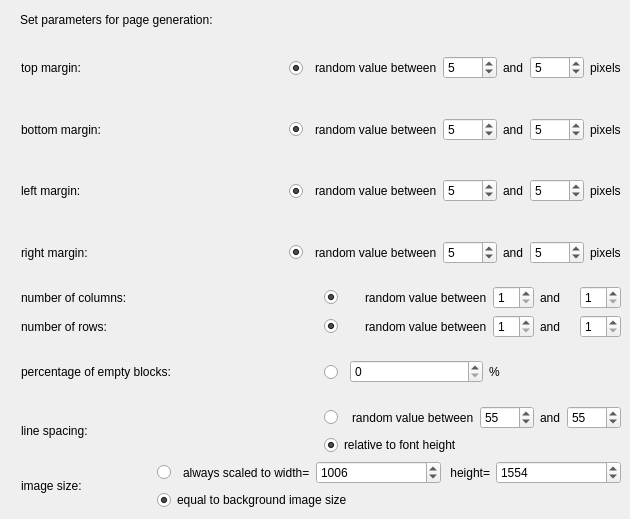
  <widget class="QWizardPage" name="PageParams">
   <property name="subTitle">
    <string>DocCreator</string>
   </property>
   <widget class="QLabel" name="label_2">
    <property name="geometry">
     <rect>
      <x>20</x>
      <y>10</y>
      <width>251</width>
      <height>20</height>
     </rect>
    </property>
    <property name="text">
     <string>Set parameters for page generation:</string>
    </property>
   </widget>
   <widget class="QWidget" name="layoutWidget_6">
    <property name="geometry">
     <rect>
      <x>21</x>
      <y>40</y>
      <width>600</width>
      <height>470</height>
     </rect>
    </property>
    <layout class="QVBoxLayout" name="vLayout_6">
     <item>
      <layout class="QHBoxLayout" name="horizontalLayout_6">
       <item>
        <widget class="QLabel" name="label_marginTop">
         <property name="text">
          <string>top margin:</string>
         </property>
        </widget>
       </item>
       <item>
        <layout class="QHBoxLayout" name="hLayout_5">
         <item>
          <widget class="QRadioButton" name="radioButton_marginTop">
           <property name="minimumSize">
            <size>
             <width>20</width>
             <height>20</height>
            </size>
           </property>
           <property name="text">
            <string/>
           </property>
           <property name="checked">
            <bool>true</bool>
           </property>
           <attribute name="buttonGroup">
            <string notr="true">buttonGroupParamsTopMargin</string>
           </attribute>
          </widget>
         </item>
         <item>
          <widget class="QLabel" name="label_marginTopBetween">
           <property name="text">
            <string>random value between</string>
           </property>
          </widget>
         </item>
         <item>
          <widget class="QSpinBox" name="spinBox_marginTopMin">
           <property name="maximum">
            <number>9000</number>
           </property>
           <property name="value">
            <number>5</number>
           </property>
          </widget>
         </item>
         <item>
          <widget class="QLabel" name="label_marginTopAnd">
           <property name="text">
            <string>and</string>
           </property>
          </widget>
         </item>
         <item>
          <widget class="QSpinBox" name="spinBox_marginTopMax">
           <property name="maximum">
            <number>9000</number>
           </property>
           <property name="value">
            <number>5</number>
           </property>
          </widget>
         </item>
         <item>
          <widget class="QLabel" name="label_27">
           <property name="text">
            <string>pixels</string>
           </property>
          </widget>
         </item>
        </layout>
       </item>
      </layout>
     </item>
     <item>
      <layout class="QHBoxLayout" name="horizontalLayout_7">
       <item>
        <widget class="QLabel" name="label_marginBottom">
         <property name="text">
          <string>bottom margin:</string>
         </property>
        </widget>
       </item>
       <item>
        <layout class="QHBoxLayout" name="hLayout_7">
         <item>
          <widget class="QRadioButton" name="radioButton_marginBottom">
           <property name="minimumSize">
            <size>
             <width>20</width>
             <height>20</height>
            </size>
           </property>
           <property name="text">
            <string/>
           </property>
           <property name="checked">
            <bool>true</bool>
           </property>
           <attribute name="buttonGroup">
            <string notr="true">buttonGroupParamsBottomMargin</string>
           </attribute>
          </widget>
         </item>
         <item>
          <widget class="QLabel" name="label_marginBottomBetween">
           <property name="text">
            <string>random value between</string>
           </property>
          </widget>
         </item>
         <item>
          <widget class="QSpinBox" name="spinBox_marginBottomMin">
           <property name="maximum">
            <number>9000</number>
           </property>
           <property name="value">
            <number>5</number>
           </property>
          </widget>
         </item>
         <item>
          <widget class="QLabel" name="label_marginBottomAnd">
           <property name="text">
            <string>and</string>
           </property>
          </widget>
         </item>
         <item>
          <widget class="QSpinBox" name="spinBox_marginBottomMax">
           <property name="maximum">
            <number>9000</number>
           </property>
           <property name="value">
            <number>5</number>
           </property>
          </widget>
         </item>
         <item>
          <widget class="QLabel" name="label_28">
           <property name="text">
            <string>pixels</string>
           </property>
          </widget>
         </item>
        </layout>
       </item>
      </layout>
     </item>
     <item>
      <layout class="QHBoxLayout" name="horizontalLayout_8">
       <item>
        <widget class="QLabel" name="label_marginLeft">
         <property name="text">
          <string>left margin:</string>
         </property>
        </widget>
       </item>
       <item>
        <layout class="QHBoxLayout" name="hl1">
         <item>
          <widget class="QRadioButton" name="radioButton_marginLeft">
           <property name="minimumSize">
            <size>
             <width>20</width>
             <height>20</height>
            </size>
           </property>
           <property name="text">
            <string/>
           </property>
           <property name="checked">
            <bool>true</bool>
           </property>
           <attribute name="buttonGroup">
            <string notr="true">buttonGroupParamsLeftMargin</string>
           </attribute>
          </widget>
         </item>
         <item>
          <widget class="QLabel" name="label_marginLeftBetween">
           <property name="text">
            <string>random value between</string>
           </property>
          </widget>
         </item>
         <item>
          <widget class="QSpinBox" name="spinBox_marginLeftMin">
           <property name="maximum">
            <number>9000</number>
           </property>
           <property name="value">
            <number>5</number>
           </property>
          </widget>
         </item>
         <item>
          <widget class="QLabel" name="label_marginLeftAnd">
           <property name="text">
            <string>and</string>
           </property>
          </widget>
         </item>
         <item>
          <widget class="QSpinBox" name="spinBox_marginLeftMax">
           <property name="maximum">
            <number>9000</number>
           </property>
           <property name="value">
            <number>5</number>
           </property>
          </widget>
         </item>
         <item>
          <widget class="QLabel" name="label_29">
           <property name="text">
            <string>pixels</string>
           </property>
          </widget>
         </item>
        </layout>
       </item>
      </layout>
     </item>
     <item>
      <layout class="QHBoxLayout" name="horizontalLayout_9">
       <item>
        <widget class="QLabel" name="label_marginRight">
         <property name="text">
          <string>right margin:</string>
         </property>
        </widget>
       </item>
       <item>
        <layout class="QHBoxLayout" name="hLayout_8">
         <item>
          <widget class="QRadioButton" name="radioButton_marginRight">
           <property name="minimumSize">
            <size>
             <width>20</width>
             <height>20</height>
            </size>
           </property>
           <property name="text">
            <string/>
           </property>
           <property name="checked">
            <bool>true</bool>
           </property>
           <attribute name="buttonGroup">
            <string notr="true">buttonGroupParamsRightMargin</string>
           </attribute>
          </widget>
         </item>
         <item>
          <widget class="QLabel" name="label_marginRightBetween">
           <property name="text">
            <string>random value between</string>
           </property>
          </widget>
         </item>
         <item>
          <widget class="QSpinBox" name="spinBox_marginRightMin">
           <property name="maximum">
            <number>9000</number>
           </property>
           <property name="value">
            <number>5</number>
           </property>
          </widget>
         </item>
         <item>
          <widget class="QLabel" name="label_marginRightAnd">
           <property name="text">
            <string>and</string>
           </property>
          </widget>
         </item>
         <item>
          <widget class="QSpinBox" name="spinBox_marginRightMax">
           <property name="maximum">
            <number>9000</number>
           </property>
           <property name="value">
            <number>5</number>
           </property>
          </widget>
         </item>
         <item>
          <widget class="QLabel" name="label_30">
           <property name="text">
            <string>pixels</string>
           </property>
          </widget>
         </item>
        </layout>
       </item>
      </layout>
     </item>
     <item>
      <layout class="QHBoxLayout" name="horizontalLayout_10">
       <item>
        <widget class="QLabel" name="label_blockX">
         <property name="text">
          <string>number of columns:</string>
         </property>
        </widget>
       </item>
       <item>
        <layout class="QHBoxLayout" name="hLayout_6">
         <item>
          <widget class="QRadioButton" name="radioButton_blockX">
           <property name="minimumSize">
            <size>
             <width>20</width>
             <height>20</height>
            </size>
           </property>
           <property name="text">
            <string/>
           </property>
           <property name="checked">
            <bool>true</bool>
           </property>
           <attribute name="buttonGroup">
            <string notr="true">buttonGroupParamsBlockX</string>
           </attribute>
          </widget>
         </item>
         <item>
          <widget class="QLabel" name="label_blockXBetween">
           <property name="text">
            <string>random value between</string>
           </property>
          </widget>
         </item>
         <item>
          <widget class="QSpinBox" name="spinBox_blockXMin">
           <property name="minimum">
            <number>1</number>
           </property>
           <property name="maximum">
            <number>10</number>
           </property>
          </widget>
         </item>
         <item>
          <widget class="QLabel" name="label_blockXAnd">
           <property name="text">
            <string>and</string>
           </property>
          </widget>
         </item>
         <item>
          <widget class="QSpinBox" name="spinBox_blockXMax">
           <property name="minimum">
            <number>1</number>
           </property>
           <property name="maximum">
            <number>10</number>
           </property>
           <property name="value">
            <number>1</number>
           </property>
          </widget>
         </item>
        </layout>
       </item>
      </layout>
     </item>
     <item>
      <layout class="QHBoxLayout" name="horizontalLayout_11">
       <item>
        <widget class="QLabel" name="label_blockY">
         <property name="text">
          <string>number of rows:</string>
         </property>
        </widget>
       </item>
       <item>
        <layout class="QHBoxLayout" name="hl2">
         <item>
          <widget class="QRadioButton" name="radioButton_blockY">
           <property name="minimumSize">
            <size>
             <width>20</width>
             <height>20</height>
            </size>
           </property>
           <property name="text">
            <string/>
           </property>
           <property name="checked">
            <bool>true</bool>
           </property>
           <attribute name="buttonGroup">
            <string notr="true">buttonGroupParamsBlockY</string>
           </attribute>
          </widget>
         </item>
         <item>
          <widget class="QLabel" name="label_blockYBetween">
           <property name="text">
            <string>random value between</string>
           </property>
          </widget>
         </item>
         <item>
          <widget class="QSpinBox" name="spinBox_blockYMin">
           <property name="minimum">
            <number>1</number>
           </property>
           <property name="maximum">
            <number>10</number>
           </property>
          </widget>
         </item>
         <item>
          <widget class="QLabel" name="label_blockYAnd">
           <property name="text">
            <string>and</string>
           </property>
          </widget>
         </item>
         <item>
          <widget class="QSpinBox" name="spinBox_blockYMax">
           <property name="minimum">
            <number>1</number>
           </property>
           <property name="maximum">
            <number>10</number>
           </property>
          </widget>
         </item>
        </layout>
       </item>
      </layout>
     </item>
     <item>
      <layout class="QHBoxLayout" name="horizontalLayout_41">
       <item>
        <widget class="QLabel" name="label_percentEmptyBlocks">
         <property name="text">
          <string>percentage of empty blocks: </string>
         </property>
        </widget>
       </item>
       <item>
        <layout class="QHBoxLayout" name="hl21">
         <item>
          <widget class="QRadioButton" name="radioButton_percentEmptyBlocks">
           <property name="sizePolicy">
            <sizepolicy hsizetype="Maximum" vsizetype="Fixed">
             <horstretch>0</horstretch>
             <verstretch>0</verstretch>
            </sizepolicy>
           </property>
           <property name="minimumSize">
            <size>
             <width>20</width>
             <height>20</height>
            </size>
           </property>
           <property name="text">
            <string/>
           </property>
           <property name="checked">
            <bool>true</bool>
           </property>
          </widget>
         </item>
         <item>
          <widget class="QSpinBox" name="spinBox_percentEmptyBlocks">
           <property name="minimum">
            <number>0</number>
           </property>
           <property name="maximum">
            <number>100</number>
           </property>
          </widget>
         </item>
         <item>
          <widget class="QLabel" name="label_31">
           <property name="text">
            <string>%</string>
           </property>
          </widget>
         </item>
        </layout>
       </item>
      </layout>
     </item>
     <item>
      <layout class="QHBoxLayout" name="horizontalLayout_12">
       <item>
        <widget class="QLabel" name="label_lineSpacing">
         <property name="text">
          <string>line spacing:</string>
         </property>
        </widget>
       </item>
       <item>
        <layout class="QVBoxLayout" name="vvLayout_6">
         <item>
          <layout class="QHBoxLayout" name="horizontalLayout_13">
           <item>
            <widget class="QRadioButton" name="radioButton_lineSpacingRandom">
             <property name="minimumSize">
              <size>
               <width>20</width>
               <height>20</height>
              </size>
             </property>
             <property name="text">
              <string/>
             </property>
             <property name="checked">
              <bool>false</bool>
             </property>
             <attribute name="buttonGroup">
              <string notr="true">buttonGroupParamsLineSpacing</string>
             </attribute>
            </widget>
           </item>
           <item>
            <widget class="QLabel" name="label_lineSpacingBetween">
             <property name="text">
              <string>random value between</string>
             </property>
            </widget>
           </item>
           <item>
            <widget class="QSpinBox" name="spinBox_lineSpacingMin">
             <property name="maximum">
              <number>2000</number>
             </property>
             <property name="value">
              <number>55</number>
             </property>
            </widget>
           </item>
           <item>
            <widget class="QLabel" name="label_lineSpacingAnd">
             <property name="text">
              <string>and</string>
             </property>
            </widget>
           </item>
           <item>
            <widget class="QSpinBox" name="spinBox_lineSpacingMax">
             <property name="maximum">
              <number>2000</number>
             </property>
             <property name="value">
              <number>55</number>
             </property>
            </widget>
           </item>
          </layout>
         </item>
         <item>
          <layout class="QHBoxLayout" name="horizontalLayout_14">
           <item>
            <widget class="QRadioButton" name="radioButton_lineSpacingFontHeight">
             <property name="minimumSize">
              <size>
               <width>20</width>
               <height>20</height>
              </size>
             </property>
             <property name="text">
              <string>relative to font height</string>
             </property>
             <property name="checked">
              <bool>true</bool>
             </property>
             <attribute name="buttonGroup">
              <string notr="true">buttonGroupParamsLineSpacing</string>
             </attribute>
            </widget>
           </item>
          </layout>
         </item>
        </layout>
       </item>
      </layout>
     </item>
     <item>
      <layout class="QHBoxLayout" name="hl_12SZ">
       <item>
        <widget class="QLabel" name="label_SZ">
         <property name="text">
          <string>image size:</string>
         </property>
        </widget>
       </item>
       <item>
        <layout class="QVBoxLayout" name="vvLayout_6SZ">
         <item>
          <layout class="QHBoxLayout" name="horizontalLayout_13SZ">
           <item>
            <widget class="QRadioButton" name="radioButton_ImageSizeUniform">
             <property name="minimumSize">
              <size>
               <width>20</width>
               <height>20</height>
              </size>
             </property>
             <property name="text">
              <string/>
             </property>
             <property name="checked">
              <bool>false</bool>
             </property>
             <attribute name="buttonGroup">
              <string notr="true">buttonGroupParamsImageSize</string>
             </attribute>
            </widget>
           </item>
           <item>
            <widget class="QLabel" name="label_ImageSizeBetween">
             <property name="text">
              <string>always scaled to width=</string>
             </property>
            </widget>
           </item>
           <item>
            <widget class="QSpinBox" name="spinBox_ImageSizeWidth">
             <property name="minimumSize">
              <size>
               <width>125</width>
               <height>20</height>
              </size>
             </property>
             <property name="minimum">
              <number>5</number>
             </property>
             <property name="maximum">
              <number>9900</number>
             </property>
             <property name="value">
              <number>1006</number>
             </property>
            </widget>
           </item>
           <item>
            <widget class="QLabel" name="label_ImageSizeAnd">
             <property name="text">
              <string> height=</string>
             </property>
            </widget>
           </item>
           <item>
            <widget class="QSpinBox" name="spinBox_ImageSizeHeight">
             <property name="minimumSize">
              <size>
               <width>125</width>
               <height>20</height>
              </size>
             </property>
             <property name="minimum">
              <number>5</number>
             </property>
             <property name="maximum">
              <number>9900</number>
             </property>
             <property name="value">
              <number>1554</number>
             </property>
            </widget>
           </item>
          </layout>
         </item>
         <item>
          <layout class="QHBoxLayout" name="hL_14SZ">
           <item>
            <widget class="QRadioButton" name="radioButton_ImageSizeAdaptive">
             <property name="minimumSize">
              <size>
               <width>20</width>
               <height>20</height>
              </size>
             </property>
             <property name="text">
              <string>equal to background image size</string>
             </property>
             <property name="checked">
              <bool>true</bool>
             </property>
             <attribute name="buttonGroup">
              <string notr="true">buttonGroupParamsImageSize</string>
             </attribute>
            </widget>
           </item>
          </layout>
         </item>
        </layout>
       </item>
      </layout>
     </item>
    </layout>
   </widget>
  </widget>
